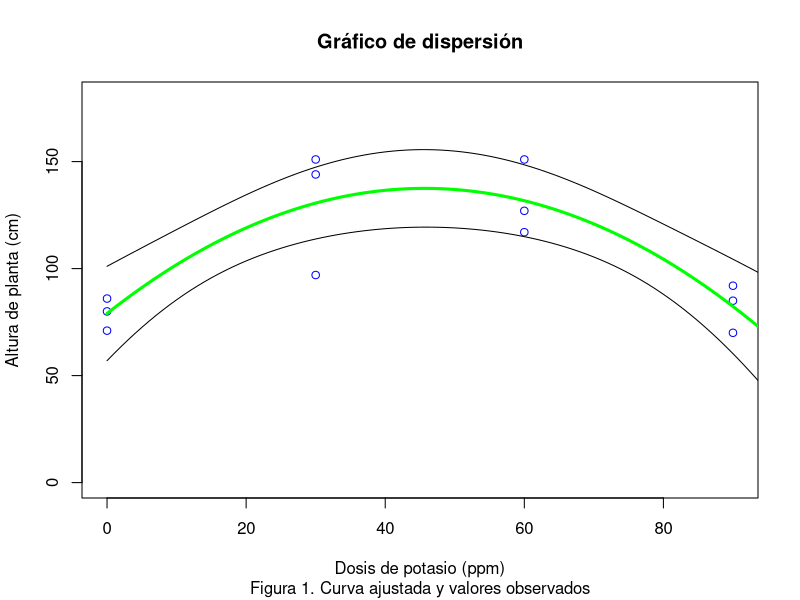
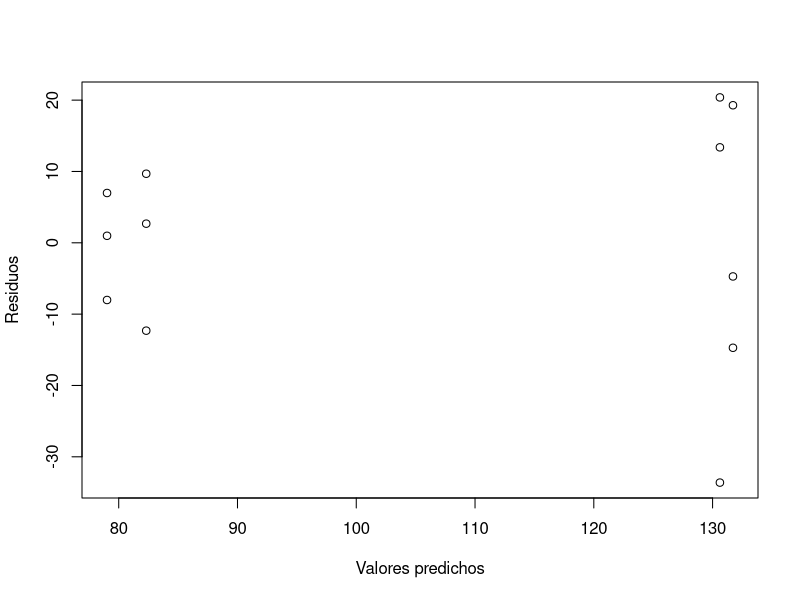

Here is the R script that generated these plots, in order:
# Dr. Byron González
# http://byrong.cc

if(!require(car)){install.packages("car")}
if(!require(readxl)){install.packages("readxl")}


euc<-read_excel("polinomioseu.xlsx")
attach(euc)
head(euc)
str(euc)
dk<-as.factor(dosisk)
# Andeva
mod1<-lm(altura~dk)
anova(mod1)

# Evaluación de polinomios hasta el grado 3 porque son t-1 dosis
mod2<-lm(altura ~ dosisk + I(dosisk^2) + I(dosisk^3))
anova(mod2)

# Coeficientes del modelo completo
summary(mod2)

# Construcción del modelo de grado 2
mod3<-lm(altura ~ dosisk + I(dosisk^2))
anova(mod3)
summary(mod3)

# El modelo cuadrático ajustado es:
# altura = 79.016667 + 2.562667 (dosisk) - 0.028056 (dosisk^2)

# Cuando el término lineal del modelo no es satisfactorio
# se requiere eliminarlo. Solo es un ejemplo
# porque en este caso no es necesario removerlo
mod4<-lm(altura~-1+dosisk + I(dosisk^2), data=euc)
anova(mod4)

# Gráfico de dispersión
plot(dosisk,altura,col="blue", xlab="Dosis de potasio (ppm)",ylab="Altura de planta (cm)", ylim = c(0, 180), main="Gráfico de dispersión")
d<-seq(0,100,1)
predicted.intervals <- predict(mod3,data.frame(dosisk=d),interval="confidence",level=0.95)         
lines(d,predicted.intervals[,1],col='green',lwd=3)
lines(d,predicted.intervals[,2],col='black',lwd=1)
lines(d,predicted.intervals[,3],col='black',lwd=1)
title(sub="Figura 1. Curva ajustada y valores observados")

# Revisión del ajuste del modelo
plot(fitted(mod3),residuals(mod3), xlab="Valores predichos",ylab=
                              "Residuos")

# Revisión del VIF para el modelo polinomial de grado 2
vif_3 <- vif(mod3); vif_3

# Revisión de AIC 
AIC(mod2,mod3)
